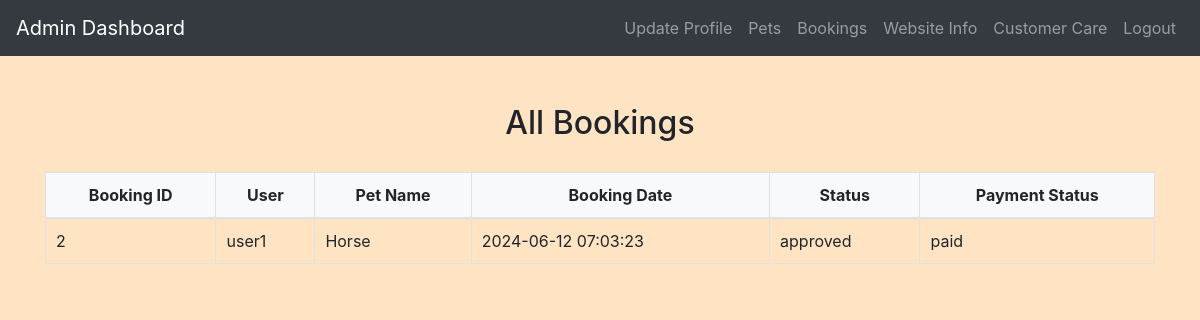
Screenshot of /admin/view_bookings.php (signed in) with the database file from the repository.
### tables this page shows
CREATE TABLE `booking` (
  `bookingID` int(11) NOT NULL,
  `userID` int(11) NOT NULL,
  `petID` int(11) NOT NULL,
  `bookingDate` datetime DEFAULT NULL,
  `status` enum('pending','approved','canceled') DEFAULT 'pending',
  `paymentStatus` varchar(20) DEFAULT 'unpaid'
);

CREATE TABLE `users` (
  `id` int(11) NOT NULL,
  `username` varchar(50) NOT NULL,
  `password` varchar(255) NOT NULL,
  `email` varchar(100) NOT NULL,
  `phone` varchar(20) NOT NULL,
  `age` int(11) DEFAULT NULL
);

CREATE TABLE `pets` (
  `petID` int(11) NOT NULL,
  `name` varchar(100) NOT NULL,
  `age` int(11) DEFAULT NULL,
  `price` decimal(10,2) DEFAULT NULL,
  `breed` varchar(100) DEFAULT NULL,
  `size` varchar(20) DEFAULT NULL,
  `color` varchar(50) DEFAULT NULL,
  `energyLevel` varchar(50) DEFAULT NULL,
  `friendliness` varchar(50) DEFAULT NULL,
  `easeOfTraining` varchar(50) DEFAULT NULL,
  `status` varchar(50) DEFAULT NULL,
  `imageURL` varchar(255) DEFAULT NULL,
  `vendorInfo` varchar(255) DEFAULT NULL,
  `category` varchar(50) DEFAULT NULL,
  `nearbyArea` varchar(100) DEFAULT NULL
);

### admin/view_bookings.php (the view, shortened to what this page needs)
<?php
include('config.php');
$sql = "SELECT b.bookingID, b.userID, b.petID, b.bookingDate, b.status, b.paymentStatus, p.name AS petName, u.username
        FROM Booking b
        INNER JOIN Pets p ON b.petID = p.petID
        INNER JOIN Users u ON b.userID = u.id";
$result = $conn->query($sql);
if ($result->num_rows > 0) {
    $bookings = $result->fetch_all(MYSQLI_ASSOC);
} else {
    $bookings = [];
}
?>
<!DOCTYPE html>
<html>
<head>
    <link rel="stylesheet" href="https://maxcdn.bootstrapcdn.com/bootstrap/4.5.2/css/bootstrap.min.css">
    <link rel="stylesheet" href="../css/style.css">
</head>
<body>
<?php include('admin_navbar.php'); ?>
<div class="container mt-5">
    <h2>All Bookings</h2>
    <table class="table">
        <thead>
            <tr>
                <th>Booking ID</th>
                <th>User</th>
                <th>Pet Name</th>
                <th>Booking Date</th>
                <th>Status</th>
                <th>Payment Status</th>
            </tr>
        </thead>
        <tbody>
            <?php foreach ($bookings as $booking) : ?>
                <tr>
                    <td><?php echo htmlspecialchars($booking['bookingID']); ?></td>
                    <td><?php echo htmlspecialchars($booking['username']); ?></td>
                    <td><?php echo htmlspecialchars($booking['petName']); ?></td>
                    <td><?php echo htmlspecialchars($booking['bookingDate']); ?></td>
                    <td><?php echo htmlspecialchars($booking['status']); ?></td>
                    <td><?php echo htmlspecialchars($booking['paymentStatus']); ?></td>
                </tr>
            <?php endforeach; ?>
        </tbody>
    </table>
</div>
</body>
</html>

### css/style.css (style rules this page uses)
body { background-color: bisque; }
h1, h2, h3, h4 { text-align: center; margin-top: 30px; margin-bottom: 30px; }
.table { width: 100%; border-collapse: collapse; margin-top: 20px; }
.table th, .table td { padding: 10px; border: 1px solid #dee2e6; }
.table thead th { background-color: #f8f9fa; font-weight: bold; text-align: center; }
.table tbody td { vertical-align: middle; }

### rows the page displays
booking: bookingID "2", userID.username "user1", petID.name "Horse", bookingDate "2024-06-12 07:03:23", status "approved", paymentStatus "paid"
